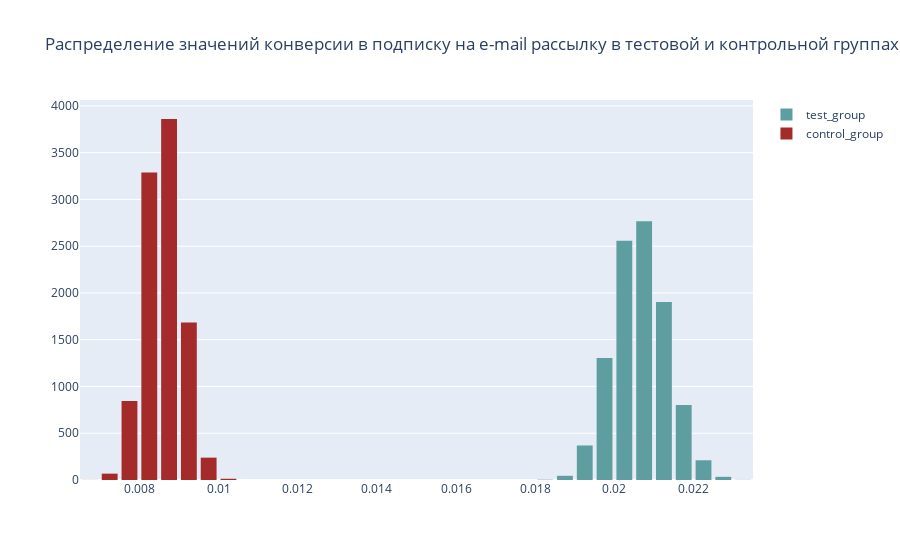

This figure's notebook cell:
### Markdown cell above
Применим метод бустрэп-семплирования.

### Code cell
# импортируем библиотеку tqdm
from tqdm import tqdm
# создаем списки со значениями конверсии в тестовой и контрольной 
# группах в период тестирования
test_all_values = data[data['Group Type'] == 'test']['Conversion'].values.tolist()
control_all_values = data[data['Group Type'] == 'control']['Conversion'].values.tolist()
# создаем пустые списки, где будут находиться значения конверсии в группах
sample_mean_test = []
sample_mean_control = []

# 10 000 раз берем случайные выборки из 300 значений конверсий тестовой и контрольной групп, 
# среднее каждой выборки сохраняем в созданных списках 
for i in tqdm(range(10000)):
    sample = np.random.choice(test_all_values, size = 300)
    sample_mean_test.append(np.mean(sample))
    
    sample = np.random.choice(control_all_values, size=300)
    sample_mean_control.append(np.mean(sample))

# создаем визуализацию распределения конверсии в тестовой и контрольной группах
import plotly.graph_objects as go

fig = go.Figure()
fig.add_trace(go.Histogram(x=sample_mean_test, 
                           name='test_group',
                           marker_color="cadetblue"))
fig.add_trace(go.Histogram(x=sample_mean_control, 
                           name='control_group',
                           marker_color="brown"))

fig.update_layout(title_text='Распределение значений конверсии в подписку на e-mail рассылку в тестовой и контрольной группах', 
                  showlegend=True)

fig.show()

### Figure 1 — Plotly figure (JSON) as saved in the notebook; plotly's stock layout.template omitted (floating-point values rounded to 4 significant figures; data arrays with more than 128 entries replaced by an {"elided": "..."} marker saying what was removed)
{"data": [{"marker": {"color": "cadetblue"}, "name": "test_group", "type": "histogram", "x": {"elided": "10000 float values"}}, {"marker": {"color": "brown"}, "name": "control_group", "type": "histogram", "x": {"elided": "10000 float values"}}], "layout": {"showlegend": true, "title": {"text": "Распределение значений конверсии в подписку на e-mail рассылку в тестовой и контрольной группах"}}}
